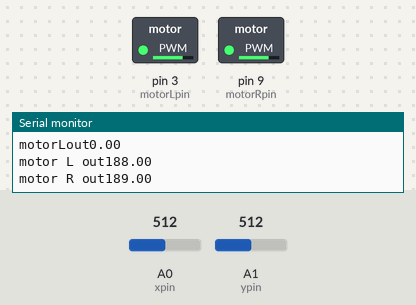
This sketch was run on a simulated Arduino Uno, built with avr-gcc and run on an emulated ATmega328P. Parts: switched loads named in the sketch (green lamp = pin HIGH), the last lines printed to the serial monitor. The test bench sets the inputs (shaded band); at power-on: A0 (xpin) = 512, A1 (ypin) = 512.

Above: at 1.2 s.
1.3 s: A0 (xpin) set to 900
At 2.5 s:
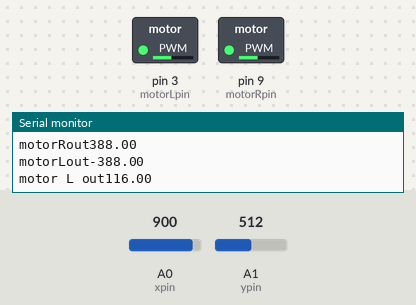
2.8 s: A1 (ypin) set to 474
At 3.7 s:
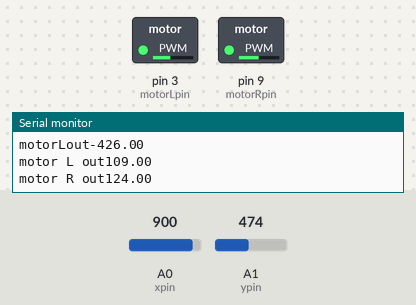
5.8 s: A1 (ypin) set to 1023
At 7.1 s:
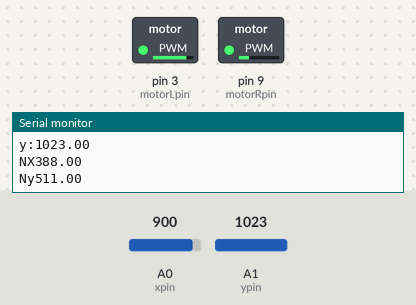
7.4 s: A0 (xpin) set to 1023
At 8.8 s:
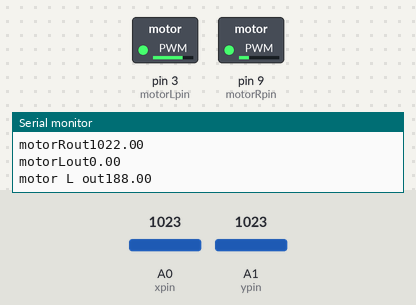
9.1 s: A0 (xpin) set to 480
At 10.4 s:
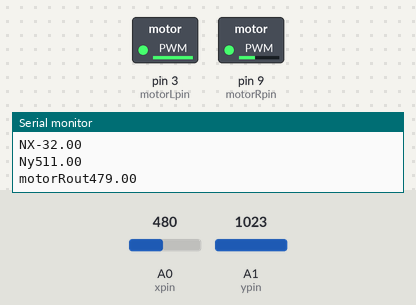
10.7 s: A1 (ypin) set to 987
At 12.0 s:
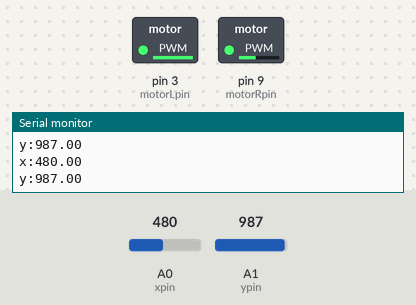
Timing chart, 0 to 13.4 s (numbered marks = the images above; inputs shaded):
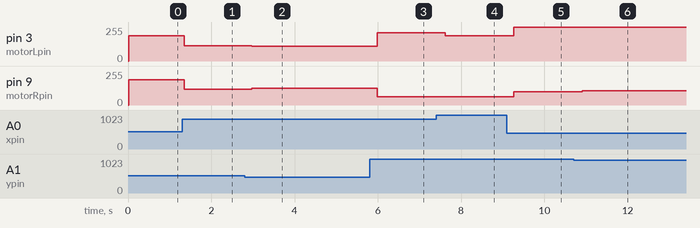

Measured:
- after the input at 1.3 s, pin 3 (motorLpin): 188/255 → 116/255 after 0.05 s; pin 9 (motorRpin): 189/255 → 117/255 after 0.05 s
- after the input at 2.8 s, pin 3 (motorLpin): 116/255 → 109/255 after 0.18 s; pin 9 (motorRpin): 117/255 → 124/255 after 0.18 s
- after the input at 5.8 s, pin 3 (motorLpin): 109/255 → 211/255 after 0.18 s; pin 9 (motorRpin): 124/255 → 63/255 after 0.18 s
- after the input at 7.4 s, pin 3 (motorLpin): 211/255 → 188/255 after 0.22 s
- after the input at 9.1 s, pin 3 (motorLpin): 188/255 → 254/255 after 0.16 s; pin 9 (motorRpin): 63/255 → 100/255 after 0.16 s
- after the input at 10.7 s, pin 9 (motorRpin): 100/255 → 106/255 after 0.21 s

The sketch:

electric_wheelchair.ino
```cpp
int xpin=0;
int ypin=1;
//int cklickypin=8;
//3 and  9 pins for PWM
int motorRpin=9;
int motorLpin=3;
//*dont change* 3 and 9 are PWM on different frequency and work with the same level of hirtz
float motorRout=0;
float motorLout=0;
float x;
float y;
float Nx;
float Ny;
//int cklickystate=0;
float RmotorRout=63;
//one motor was connected the other way around
float RmotorLout=254;
void setup()
{
  Serial.begin(9600);
  //pinMode(cklickypin,INPUT);
  pinMode(xpin,INPUT);
  pinMode(ypin,INPUT);
  pinMode(motorRpin,OUTPUT);
  pinMode(motorLpin,OUTPUT);
}
void loop()
{
  //cklickystate=digitalRead(cklickypin);
 // Serial.println(cklickystate);

    x=analogRead(xpin);
    y=analogRead(ypin);
    Serial.print("x:");
    Serial.println(x);
    Serial.print("y:");
    Serial.println(y);
    if (x<530&&x>490)//dead zone in case there is a small unintentional movement
    {
      x=512;
    }
    if(y<530&&y>490)
    {
      y=512;
    }
    Serial.print("x:");
    Serial.println(x);
    Serial.print("y:");
    Serial.println(y);
    //agents the range of values to make arcade easier
    Nx=x-512;
    Ny=y-512;
    //y is left right 0 is left xis forward back 0 is back
    //arcade drive
    motorRout=Nx+Ny;
    Serial.print("NX");
    Serial.println(Nx);
    Serial.print("Ny");
    Serial.println(Ny);
    motorLout=Ny-Nx;
    /*remaps the vlause to match the range of the Sparks */
    RmotorRout=map(motorRout,-512,512,254,63);
    RmotorLout=map(motorLout,-512,512,63,254);
    Serial.print("motorRout");
    Serial.println(motorRout);
    Serial.print("motorLout");
    Serial.println(motorLout);
    RmotorRout=RmotorRout+30;//the value that makes the sparks stop moving is 30 away from the middle of the range witch is when the joystick is in the middle.
    RmotorLout=RmotorLout+30;
    /*if the Spark gets a value out side its possible range it
  will not work at all so this part rounds the
  values in to the range.*/
    if(RmotorLout>254)
    {
      RmotorLout=254;
    }
    if(RmotorRout>254)
    {
      RmotorRout=254;
    }
    if(RmotorLout<63)
    {
      RmotorLout=63;
    }
    if(RmotorRout<63)
    {
      RmotorRout=63;
    }
    /*outputs the value to the motors and prints them to the
    screen*/
    analogWrite(motorRpin,RmotorRout);
    analogWrite(motorLpin,RmotorLout);
    Serial.print("motor L out");
    Serial.println(RmotorLout);
    Serial.print("motor R out");
    Serial.println(RmotorRout);
    Serial.println("");
  delay(200);
}
```
